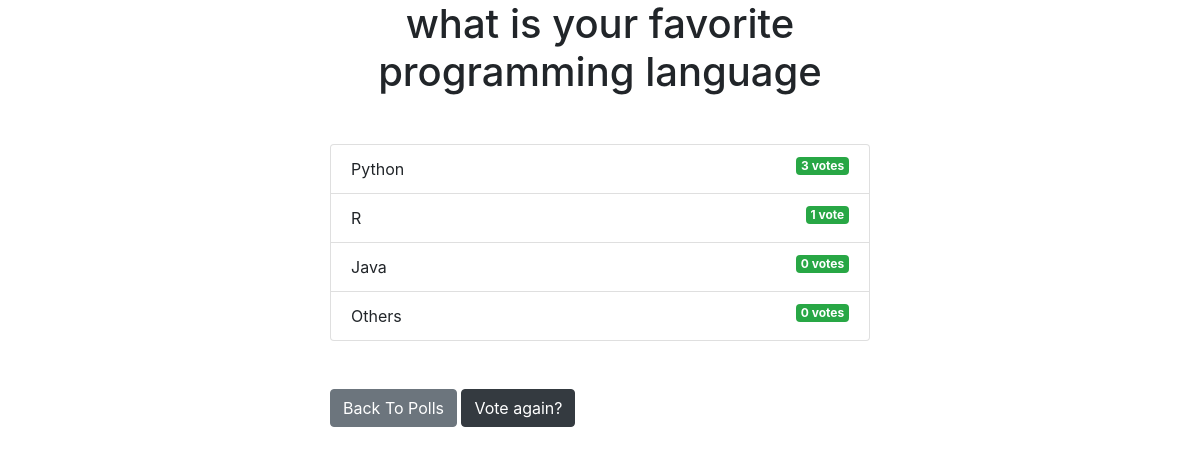
The app's page /polls/2/results/ with its own data.
### polls/models.py (models this page shows, shortened)
class Question(models.Model):
    question_text = models.CharField(max_length=200)
    pub_date = models.DateTimeField("date published")

class Choice(models.Model):
    question = models.ForeignKey(Question, on_delete=models.CASCADE)
    choice_text = models.CharField(max_length=200)
    votes = models.IntegerField(default=0)

### polls/views.py (the view)
# urls.py: path('<int:question_id>/results/',views.results, name = "results"),
def results(request,question_id):
    question = get_object_or_404(Question,pk = question_id)
    return render(request,'polls/results.html',{'question':question})

### template/polls/results.html
{% extends 'base.html' %}
{% block content %}
<h1 class="mb-5 text-center">{{ question.question_text }}</h1>
<ul class="list-group mb-5">
	{% for choice in question.choice_set.all %}
	<li class="list-group-item">
		{{ choice.choice_text }}  <span class="badge badge-success float-right">{{ choice.votes }}
            vote{{ choice.votes | pluralize }}</span>
	</li>
	{% endfor %}
</ul>
<a class="btn btn-secondary" href="{% url 'polls:index' %}">Back To Polls</a>
<a class="btn btn-dark" href="{% url 'polls:details' question.id %}">Vote again?</a>
{% endblock %}

### template/base.html (shortened to what this page needs)
<!DOCTYPE html>
<html lang="en">
<head>
    <link rel="stylesheet" href="https://stackpath.bootstrapcdn.com/bootstrap/4.4.1/css/bootstrap.min.css">
</head>
<body>
    <div class="container">
        <div class="row">
            <div class="col-md-6 m-auto">
                {% block content %}{% endblock %}
            </div>
        </div>
    </div>
</body>
</html>

### records on screen
Question: question_text "what is your favorite programming language"
Choice: choice_text "Python", votes "3", votes|pluralize "s"
Choice: choice_text "R", votes "1"
Choice: choice_text "Java", votes "0", votes|pluralize "s"
Choice: choice_text "Others", votes "0", votes|pluralize "s"
